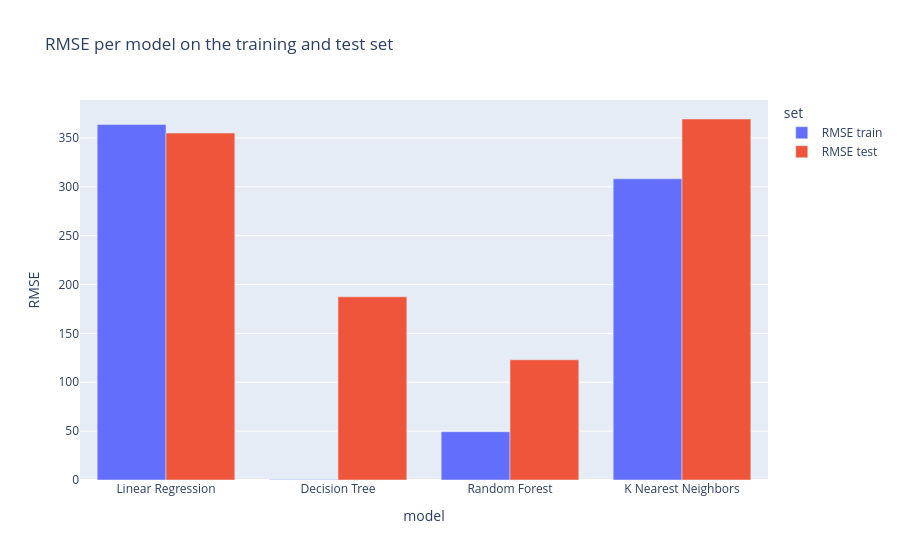

Write notebook code for a chart like this one.
### Markdown cell above
> 💡 **Uitleg**
>
> - We hergebruiken `results` van hierboven, dus we hoeven niets opnieuw te trainen.
> - `for name, predictions_train, predictions_test in results:` → elke tuple heeft 3 elementen, die we meteen uitpakken in 3 variabelen.
> - Per model maken we een **dictionary** (één rij in de tabel). De sleutels worden de kolomnamen.
> - `np.sqrt(mean_squared_error(...))` → MSE omzetten naar RMSE. (Nieuwere scikit-learn-versies hebben ook `root_mean_squared_error`, maar zo zie je wat er gebeurt.)
> - `pd.DataFrame(rows)` → een lijst van dictionaries wordt automatisch een tabel. `.set_index("model")` maakt van de modelnaam de rij-index, zodat de tabel leesbaarder is.

### Code cell
px.bar(evaluation[["RMSE train", "RMSE test"]], barmode="group",
       title="RMSE per model on the training and test set", labels={"value": "RMSE", "variable": "set"})

### Figure 1 — Plotly figure (JSON) as saved in the notebook; plotly's stock layout.template omitted (floating-point values rounded to 4 significant figures)
{"data": [{"alignmentgroup": "True", "hovertemplate": "set=RMSE train<br>model=%{x}<br>RMSE=%{y}<extra></extra>", "legendgroup": "RMSE train", "marker": {"color": "#636efa", "pattern": {"shape": ""}}, "name": "RMSE train", "offsetgroup": "RMSE train", "orientation": "v", "showlegend": true, "textposition": "auto", "x": ["Linear Regression", "Decision Tree", "Random Forest", "K Nearest Neighbors"], "xaxis": "x", "y": [363.7, 0.5318, 49.4, 308.2], "yaxis": "y", "type": "bar"}, {"alignmentgroup": "True", "hovertemplate": "set=RMSE test<br>model=%{x}<br>RMSE=%{y}<extra></extra>", "legendgroup": "RMSE test", "marker": {"color": "#EF553B", "pattern": {"shape": ""}}, "name": "RMSE test", "offsetgroup": "RMSE test", "orientation": "v", "showlegend": true, "textposition": "auto", "x": ["Linear Regression", "Decision Tree", "Random Forest", "K Nearest Neighbors"], "xaxis": "x", "y": [354.9, 187.4, 123.0, 369.3], "yaxis": "y", "type": "bar"}], "layout": {"xaxis": {"anchor": "y", "domain": [0.0, 1.0], "title": {"text": "model"}}, "yaxis": {"anchor": "x", "domain": [0.0, 1.0], "title": {"text": "RMSE"}}, "legend": {"title": {"text": "set"}, "tracegroupgap": 0}, "title": {"text": "RMSE per model on the training and test set"}, "barmode": "group"}}
